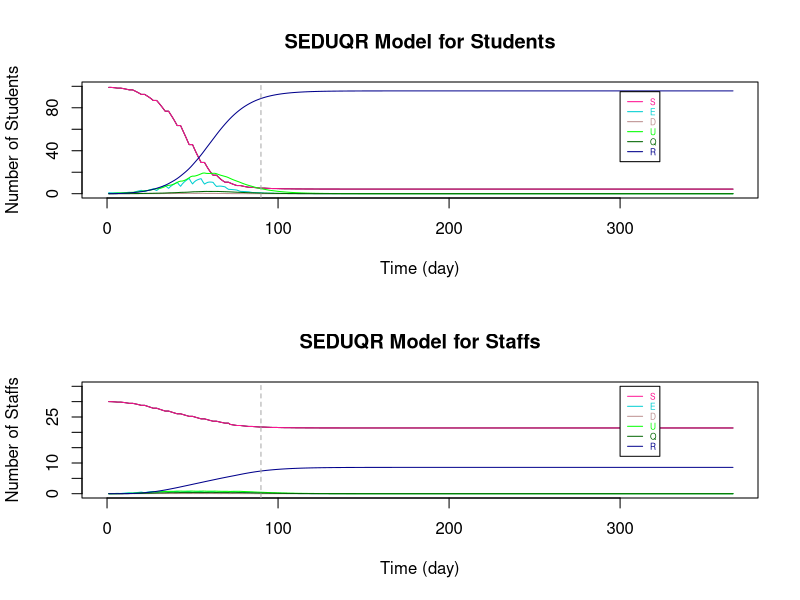

Write the R code that produced this figure.
# Baseline : 
# School Opening Time : Monday - Friday
# Bubble Size : 10 studemts with 3 staffs
# Betwwen Bubble Contact Number : 3

###################################################################################################################

# Parameters
Ta = matrix(c(0.64,1), nrow = 2) # transmissibility of student and staff
Ca = matrix(c(0.79,1), nrow = 1)  # susceptibility of student and staff
tau = c(0.54, 0.54/2)  # individual transmission rate within and outside the bubble
# set p: the transmission rate: 
p1 = Ta %*% Ca
# p = (student-student same bubble, student-student different, staff-student, student-staff, staff-staff both teaching same or different bubbles)
p = c(p1[1,1]*tau[1], p1[1,1]*tau[2], p1[2,1]*tau[2], p1[1,2]*tau[2], p1[2,2]*tau[2]) #RHO

a = 0.2  # ALPHA: rate from latent to infection
d = c(0.1,0.3) # d:probability of an infection is detectable/symptomatic for student and staff
e = 0.138 # EPSILON: the relative transmission for undetectable compared to detectable
o = 0.75  # THETA: rate of getting quanrantined 
y = 0.1 # GAMMA:recovery rate (differ by age and compartments)

r.values = c(9,3,10,3,3)  # r:contact r people (should be changing with time), in the same order as p (RHO)

T = 366
N = 10 # student number in each bubble


###################################################################################################################

# Define dataframe - students bubbles 1-10 and total staff
# Define array 
B <- matrix(rep(0), T, 7)
A <- array(rep(B), dim = c(T, 7, 11))

A[,1,] <- 10 #  S
A[,7,] <- 10 #  N
A[,1,11] <- 30  # 30 staffs are S initially
A[,7,11] <- 55 #  55 staffs in total (20 of them work from home)
A[1,,1] <- c(9,1,0,0,0,0,10)   # initials

dimnames(A) <- list(1:T, c("S","E","D","U","Q","R","N"), c(sprintf("B%d", 1:10),"Staff"))  # name the array

head(A)
da <- as.data.frame(A)

###################################################################################################################

# Set initials
S <- matrix(rep(0), T+1, 10)
E <- matrix(rep(0), T+1, 10)
D <- matrix(rep(0), T+1, 10)
U <- matrix(rep(0), T+1, 10)
Q <- matrix(rep(0), T+1, 10)
R <- matrix(rep(0), T+1, 10)
r <- matrix(rep(0), T+1, 10)

S.Staff=S1=S2=S3=S4=S5=S6=S
E.Staff=E1=E2=E3=E4=E5=E6=E
D.Staff=D1=D2=D3=D4=D5=D6=D
U.Staff=U1=U2=U3=U4=U5=U6=U
Q.Staff=Q1=Q2=Q3=Q4=Q5=Q6=Q
R.Staff=R1=R2=R3=R4=R5=R6=R
r1=r2=r3=r4=r5=r

S5.diff=S2.diff=S
E5.diff=E2.diff=E
D5.diff=D2.diff=D
U5.diff=U2.diff=U
R5.diff=R2.diff=R
r5.diff=r2.diff=r

S.Staff.change = S.Staff


###################################################################################################################
# The Symbols for the Dynamic system 

# STUDENTS
# S, E, D, U, Q, R : (without subscript of numbers) TOTAL number of students in each compartment (for an individual bubble)

# S1, E1, D1, U1, Q1, R1: TOTAL number of students in each compartments with ONLY the intractions WITHIN bubbles (for an individual bubble)

# S2.diff, E2.diff, D2.diff, U2.diff, R2.diff : TOTAL number of students that are not in the specified bubble (for an individual bubble)

# S2, E2, D2, U2, Q2, R2: CHANGE of number of students in each compartments by BETWEEN-BUBBLES interactions (for an individual bubble)

# S3, E3, D3, U3, Q3, R3 : CHANGE of number of students in each compartments by their teaching staffs (for an individual bubble)

# STAFFS
# S.Staff, E.Staff, D.Staff, U.Staff, Q.Staff, R.Staff : (without subscript of numbers) TOTAL number of STAFF in each compartment (for those teaching an individual bubble)

# S4, E4, D4, U4, Q4, R4: CHANGE of number of staffs in each compartments by the students they teach (for those teaching an individual bubble)

# S5.diff, E5.diff, D5.diff, U5.diff, R5.diff : TOTAL number of staffs that are not teaching the specified bubble (for those teaching an individual bubble)

# S5, E5, D5, U5, Q5, R5 : CHANGE of number of staffs in each compartments by staffs teaching other bubbles (for those teaching an individual bubble)

# S6, E6, D6, U6, Q6, R6 : CHANGE of number of staffs in each compartments by the staffs teaching the same bubble (for those teaching an individual bubble)

# r are the number of sesceptible contacts that an infection case would contact (vary with situations)

# Staff.School : the number of staff at school of teaching each bubble

# Staff.rp : the number of staff that can come to teach the bubble that were working from home

# TUTOR GROUP

# S.Std_Std : CHANGE of number of student in tutor group by infections within tutor group

# S.Std1 : CHANGE of number of student in bubble j by infections within tutor group

# S.Std2 : CHANGE of number of student in bubble j by infections from the tutor

# S.Stf, E.Stf, D.Stf, U.Stf, Q.Stf, R.Stf : Total number of tutors being infected in tutor group j

###################################################################################################################

# i : time step start from 1 
# j : bubble number 1 to 10

for (i in 1:T){
  for (j in 1:10){  
    
    ###### For STUDENTS
    
    # initals
    S[1,j] =  da[1,paste("S.B", j, sep = "")]
    E[1,j] =  da[1,paste("E.B", j, sep = "")]
    D[1,j] =  da[1,paste("D.B", j, sep = "")]
    U[1,j] =  da[1,paste("U.B", j, sep = "")]
    Q[1,j] =  da[1,paste("Q.B", j, sep = "")]
    R[1,j] =  da[1,paste("R.B", j, sep = "")]
    
    # STUDENT to STUDENT in the SAME BUBBLE
    S1[1,j] =  da[1,paste("S.B", j, sep = "")]
    E1[1,j] =  da[1,paste("E.B", j, sep = "")]
    D1[1,j] =  da[1,paste("D.B", j, sep = "")]
    U1[1,j] =  da[1,paste("U.B", j, sep = "")]
    Q1[1,j] =  da[1,paste("Q.B", j, sep = "")]
    R1[1,j] =  da[1,paste("R.B", j, sep = "")]
    r1[1,j] =  S[1,j]  # number of contact depends on how many S in the bubble
    
    # This formula comes from the dynamic equations (in powerpoint slide 4)
    S1[i+1,j] = S[i,j] - r1[i,j]*p[1]*(D[i,j]+e*U[i,j])
    E1[i+1,j] = E[i,j] + r1[i,j]*p[1]*(D[i,j]+e*U[i,j]) - a*E[i,j]
    D1[i+1,j] = D[i,j] + a*d[1]*E[i,j] - o*D[i,j]
    U1[i+1,j] = U[i,j] + a*(1-d[1])*E[i,j] - y*U[i,j]
    Q1[i+1,j] = Q[i,j] + o*D[i,j] - y*Q[i,j]
    R1[i+1,j] = R[i,j] + y*(Q[i,j]+U[i,j])
    r1[i+1,j] = S[i,j] 
    
    
    # STUDENT to STUDENT in DIFFERENT BUBBLES #
    # number of contact for each individual in bubble j to students in other bubbles
    r2.diff[1,j] =  3  # each student in j contact 3 students in other bubbles
    r2.diff[i+1,j] = r2.diff[i,j]    
    # the total number of contacts of the students in bubble j
    m = round(r2.diff[i,j]*(S[i,j]))  # only Susceptible individuals in j might be infected by students in other bubbles
    
    # inital values of total number of students at school not in bubble j
    # (only S,E,D,U are at school, currently not considered recovery come back to school yet)
    S2.diff[1,j] = 90
    E2.diff[1,j] = 0
    D2.diff[1,j] = 0
    U2.diff[1,j] = 0
    R2.diff[1,j] = 0
    
    # Subset for S,E,D,U compartments of all bubbles 
    all.S = (c(1:ncol(da)) %% 7) == 1
    all.E = (c(1:ncol(da)) %% 7) == 2
    all.D = (c(1:ncol(da)) %% 7) == 3
    all.U = (c(1:ncol(da)) %% 7) == 4
    all.R = (c(1:ncol(da)) %% 7) == 6
    
    #total number of students at school not in bubble j (and not staff: the reason of removing the last column)
    # The number of S, E, D, U at time i, different to bubble j
    S2.diff[i,j] = round(sum((da[i,(all.S)][,-j])[,c(1:ncol(da[i,(all.S)][,-j])-1)]))
    E2.diff[i,j] = round(sum((da[i,(all.E)][,-j])[,c(1:ncol(da[i,(all.E)][,-j])-1)]))
    D2.diff[i,j] = round(sum((da[i,(all.D)][,-j])[,c(1:ncol(da[i,(all.D)][,-j])-1)]))
    U2.diff[i,j] = round(sum((da[i,(all.U)][,-j])[,c(1:ncol(da[i,(all.U)][,-j])-1)]))
    R2.diff[i,j] = round(sum((da[i,(all.R)][,-j])[,c(1:ncol(da[i,(all.R)][,-j])-1)]))
    
    # make a list of S, E, D, U not in bubble j (the times of repeat is the number of students in each compartment)
    list = c(rep("S", S2.diff[i,j]), rep("E", E2.diff[i,j]), rep("D", D2.diff[i,j]), rep("U", U2.diff[i,j]), rep("R", R2.diff[i,j]))
    
    #count the number of S,E,D,U that students in j contacted to
    # " sample(list, m, replace = TRUE) ": Randomly select m from list
    set.seed(123)
    countS = sum((sample(list, m, replace = TRUE))=="S") # for students in bubble j: the number of contact outside bubble j are S
    countE = sum((sample(list, m, replace = TRUE))=="E") # for students in bubble j: the number of contact outside bubble j are E
    countD = sum((sample(list, m, replace = TRUE))=="D") # for students in bubble j: the number of contact outside bubble j are D
    countU = sum((sample(list, m, replace = TRUE))=="U") # for students in bubble j: the number of contact outside bubble j are U
    countR = sum((sample(list, m, replace = TRUE))=="R") # for students in bubble j: the number of contact outside bubble j are R
    
    
    # The number of change in S and E compartments by interactions from other bubbles to bubbles j (only the partial effect)
    # initial (no intractions between bubbles at time 1)
    S2[1,j] = 0
    E2[1,j] = 0
    
    # The change in S and E for bubble j only depends on the number of:
    # 1. (   susceptible students in bubble j: r1[i,j] = S[i,j]   ) and 
    # 2. (   number of detectable/symtomatic and undetectable/asymtomatic that are contacted in other bubbles: countD+e*countU   
    #                                                        -- e is because the effectiveness on D and U in infection rate are different)
    S2[i+1,j] = -p[2]*(countD+e*countU)  # Only the change because of other bubbles
    E2[i+1,j] = p[2]*(countD+e*countU)  # Only the change because of other bubbles, so those Es goes into D/U compartments are included in E1
    
    
    # STAFF to STUDENTs they teach 
    # initial - there is no change of S and E initially
    S3[1,j] = 0
    E3[1,j] = 0
    r3[1,j] = r.values[3]
    
    # The change in S and E for bubble j depends on the number of D and U of staffs
    S3[i+1,j] = - r1[i,j]*p[3]*(D.Staff[i,j]+e*U.Staff[i,j])   
    E3[i+1,j] = r1[i,j]*p[3]*(D.Staff[i,j]+e*U.Staff[i,j]) 
    r3[i+1,j] =  S[i,j]
    
    
    
    # TOTAL on STUDNETS 
    if (S1[i+1,j] + S2[i+1,j] + S3[i+1,j] >= 0){   # The total number of S has to be >= 0
      S[i+1,j] = S1[i+1,j] + S2[i+1,j] + S3[i+1,j] 
      E[i+1,j] = E1[i+1,j] + E2[i+1,j] + E3[i+1,j]
    }
    else {  # If not, S = 0, 
      #         E = previous (time step) amout of E - the same amount of students reduced in S compartment - those move to the next compartments
      S[i+1,j] = 0
      E[i+1,j] = E[i,j] - (S[i+1,j]-S[i,j]) - a*E[i,j]
    }
    
    D[i+1,j] = D1[i+1,j]
    U[i+1,j] = U1[i+1,j]
    Q[i+1,j] = Q1[i+1,j]
    R[i+1,j] = R1[i+1,j]
    
    
    ###### For STAFF
    
    # Assume there are 55 staffs in total, initially 30 of them teach students. 
    # The overall effect on STAFF (stdent -> staff  &   staff -> staff in same / different bubble)
    
    # initials
    S.Staff[1,] =  3
    E.Staff[1,] =  0
    D.Staff[1,] =  0
    U.Staff[1,] =  0
    Q.Staff[1,] =  0
    R.Staff[1,] =  0
    
    # STUDENT to STAFF
    # initials
    S4[1,j] = 0
    r4[1,j] = r.values[4]  
    
    # Only S and E compartments will change directly by the infection cause by studnets (E3 = -S3)
    S4[i+1,j] = - r4[i]*p[4]*(D[i,j]+e*U[i,j])
    r4[i+1,j] = S.Staff[i,j]
    
    
    # STAFF to STAFF (teach same bubble)
    # initials
    S6[1,j] = 0
    
    # Only S and E compartments will change directly by the infection cause by staffs teach same bubble (E6 = -S6)
    S6[i+1,j] = - r4[i]*p[5]*(D.Staff[i,j]+e*U.Staff[i,j])
    
    
    # STAFF to STAFF (teach different bubbles)
    # number of contact for each individual staff teach bubble j to the staffs teach other bubbles
    r5.diff[1,j] =  3  # each staff teach j contact 3 staffs teach other bubbles
    r5.diff[i+1,j] = r5.diff[i,j]    
    # the total number of contacts of the students in bubble j
    m.Staff = round(r5.diff[i,j]*(S.Staff[i,j]))  # only Susceptible staffs in j might be infected 
    
    # inital values of total number of staff at school not teach bubble j
    # (only S,E,D,U are at school, currently not considered recovery come back to school yet)
    S5.diff[1,] = 27
    E5.diff[1,] = 0
    D5.diff[1,] = 0
    U5.diff[1,] = 0
    R5.diff[1,] = 0
    
    # The number of S, E, D, U at time i, not teaching to bubble j
    S5.diff[i,j] = round(sum(S.Staff[i,])-S.Staff[i,j])
    E5.diff[i,j] = round(sum(E.Staff[i,])-E.Staff[i,j])
    D5.diff[i,j] = round(sum(D.Staff[i,])-D.Staff[i,j])
    U5.diff[i,j] = round(sum(U.Staff[i,])-U.Staff[i,j])
    R5.diff[i,j] = round(sum(R.Staff[i,])-R.Staff[i,j])
    
    # make a list of S, E, D, U not teach bubble j (the times of repeat is the number of staff in each compartment)
    list.Staff = c(rep("S", S5.diff[i,j]), rep("E", E5.diff[i,j]), rep("D", D5.diff[i,j]), rep("U", U5.diff[i,j]), rep("R", R5.diff[i,j]))
    
    #count the number of S,E,D,U that staffs teaching bubble j contacted to
    # " sample(list.Staff, m.Staff, replace = TRUE) ": Randomly select m.Staff from list
    set.seed(123)
    count.StaffS = sum((sample(list.Staff, m.Staff, replace = TRUE))=="S") # for students in bubble j: the number of contact outside bubble j are S
    count.StaffE = sum((sample(list.Staff, m.Staff, replace = TRUE))=="E") # for students in bubble j: the number of contact outside bubble j are E
    count.StaffD = sum((sample(list.Staff, m.Staff, replace = TRUE))=="D") # for students in bubble j: the number of contact outside bubble j are D
    count.StaffU = sum((sample(list.Staff, m.Staff, replace = TRUE))=="U") # for students in bubble j: the number of contact outside bubble j are U
    count.StaffR = sum((sample(list.Staff, m.Staff, replace = TRUE))=="R") # for students in bubble j: the number of contact outside bubble j are R
    
    # The number of change in S and E compartments by staffs teach j and other staffs contacts
    # initial (no transmission at time 1)
    S5[1,j] = 0
    
    # The change in S and E for staffs teach bubble j only depends on the number of:
    # 1. (   susceptible staffs teach bubble j: r5[i,j] = S.Staff[i,j]   ) and 
    # 2. (   number of detectable/symtomatic and undetectable/asymtomatic staffs teach other bubbles: count.StaffD+e*count.StaffU
    #                                                        -- e is because the effectiveness on D and U in infection rate are different)
    S5[i+1,j] = - p[5]*(count.StaffD+e*count.StaffU)  # Only the change because of staff teach other bubbles
    # E5 = -S5
    
    
   
    
    # TOTAL on STAFF
    # the total change of staff
    
    S.Staff.change[1,j] = 0
    S.Staff.change[i+1,j] = -(S4[i+1,j] + S5[i+1,j] + S6[i+1,j])    
    
    # With larger number in each group, remove the overlapping cases of new infection by:
    # (There might be chance an individual staff is infected by both students he teach and other staff he contact with)
    # Here, use randomly choosing to reduce the overlapping change effect
    # # # count.StaffS_overlap = - round(S3[i+1,j] + S5[i+1,j] + S6[i+1,j]) # the infected cases/the change in S (with overlap)
    
    # This formula comes from the dynamic equations (in powerpoint slide 4)
    S.Staff[i+1,j] = S.Staff[i,j] - S.Staff.change[i+1,j]
    E.Staff[i+1,j] = E.Staff[i,j] + S.Staff.change[i+1,j] - a*E.Staff[i,j]
    D.Staff[i+1,j] = D.Staff[i,j] + a*d[2]*E.Staff[i,j] - o*D.Staff[i,j]
    U.Staff[i+1,j] = U.Staff[i,j] + a*(1-d[2])*E.Staff[i,j] - y*U.Staff[i,j]
    Q.Staff[i+1,j] = Q.Staff[i,j] + o*D.Staff[i,j] - y*Q.Staff[i,j]
    R.Staff[i+1,j] = R.Staff[i,j] + y*(Q.Staff[i,j]+U.Staff[i,j])
    
    
    
    
    
    # The change on Weekends
    # There will not be new infections from 0 A.M. on Saturday till 0 A.M. on the following Monday
    
    offschool = c(seq(0,T,7)-1,seq(0,T,7)-0)
    
    if (!is.na(match(i, setdiff(0:T,offschool))) == TRUE){  #if time i is weekday
    }
    
    else{  #if time i is weekend
      S[i+1,j] = S[i,j]
      E[i+1,j] = E[i,j] - a*E[i,j]
      
      S.Staff[i+1,j] = S.Staff[i,j]
      E.Staff[i+1,j] = E.Staff[i,j] - a*E.Staff[i,j]
      
    }
    
    # Add the results of each time step i and each bubble j of each compartments to the dataframe da
    da[i,paste("S.B", j, sep = "")] <- S[i,j]
    da[i,paste("E.B", j, sep = "")] <- E[i,j]
    da[i,paste("D.B", j, sep = "")] <- D[i,j]
    da[i,paste("U.B", j, sep = "")] <- U[i,j]
    da[i,paste("Q.B", j, sep = "")] <- Q[i,j]
    da[i,paste("R.B", j, sep = "")] <- R[i,j]
    
    da[i,paste("S.", "Staff", sep = "")] <- sum(S.Staff[i,])
    da[i,paste("E.", "Staff", sep = "")] <- sum(E.Staff[i,])
    da[i,paste("D.", "Staff", sep = "")] <- sum(D.Staff[i,]) 
    da[i,paste("U.", "Staff", sep = "")] <- sum(U.Staff[i,])
    da[i,paste("Q.", "Staff", sep = "")] <- sum(Q.Staff[i,]) 
    da[i,paste("R.", "Staff", sep = "")] <- sum(R.Staff[i,])
    
    # Sum up the total dynamic of students for all bubbles
    da$S.Student[i] <- sum(S[i,])
    da$E.Student[i] <- sum(E[i,])
    da$D.Student[i] <- sum(D[i,])
    da$U.Student[i] <- sum(U[i,])
    da$Q.Student[i] <- sum(Q[i,])
    da$R.Student[i] <- sum(R[i,])
    da$N.Student[i] <- 100
    
  }
}

# Add extra columns 
for (i in 1:T){
  
  
  # reproduction rate Rt
  da$Rt.Student[i] <- (da$E.Student[i+1] + da$D.Student[i+1] + da$U.Student[i+1] + da$Q.Student[i+1]) / 
    (da$E.Student[i] + da$D.Student[i] + da$U.Student[i] + da$Q.Student[i])
  
  da$Rt.Staff[i] <- (da$E.Staff[i+1] + da$D.Staff[i+1] + da$U.Staff[i+1] + da$Q.Staff[i+1]) / 
    (da$E.Staff[i] + da$D.Staff[i] + da$U.Staff[i] + da$Q.Staff[i])
}



###################################################################################################################
# Plot SEDUQR graphs
par(mfrow=c(2, 1), lwd=1)

# Students
X_lim <- seq(1,T,by=1)
plot(da$S.Student~X_lim, pch=15, col="black", main = "SEDUQR Model for Students", type = "l", xlab = "Time (day)", ylab = "Number of Students", xlim = c(0,T), ylim = c(0,100))

lines(da$S.Student, col="DeepPink", lty=1)
lines(da$E.Student, col="DarkTurquoise", lty=1)
lines(da$D.Student, col="RosyBrown", lty=1)
lines(da$U.Student, col="green", lty=1)
lines(da$Q.Student, col="darkgreen", lty=1)
lines(da$R.Student, col="darkblue", lty=1)

legend(300, 95 ,c("S","E","D", "U", "Q", "R"),col=c("DeepPink","DarkTurquoise","RosyBrown", "green", "darkgreen", "darkblue"),
       text.col=c("DeepPink","DarkTurquoise","RosyBrown", "green", "darkgreen", "darkblue"),lty=c(1,1,1,1,1,1),
       cex=0.5)

abline(v=90,col="dark grey", lty=2)

# Staffs
X_lim <- seq(1,T,by=1)
plot(da$S.Staff~X_lim, pch=15, col="black", main = "SEDUQR Model for Staffs", type = "l", xlab = "Time (day)", ylab = "Number of Staffs", xlim = c(0,T), ylim = c(0,35))

lines(da$S.Staff, col="DeepPink", lty=1)
lines(da$E.Staff, col="DarkTurquoise", lty=1)
lines(da$D.Staff, col="RosyBrown", lty=1)
lines(da$U.Staff, col="green", lty=1)
lines(da$Q.Staff, col="darkgreen", lty=1)
lines(da$R.Staff, col="darkblue", lty=1)

legend(300, 35,c("S","E","D", "U", "Q", "R"),col=c("DeepPink","DarkTurquoise","RosyBrown", "green", "darkgreen", "darkblue"),
       text.col=c("DeepPink","DarkTurquoise","RosyBrown", "green", "darkgreen", "darkblue"),lty=c(1,1,1,1,1,1),
       cex=0.5)

abline(v=90,col="dark grey", lty=2)
